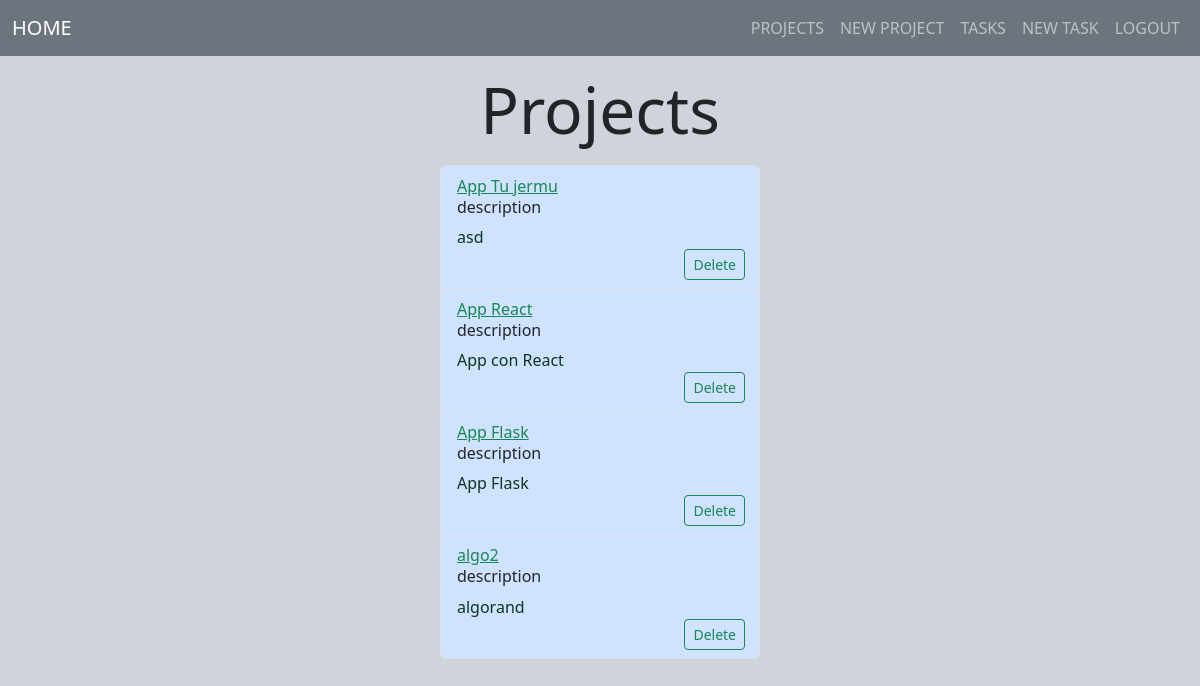
The page /projects/ (signed in) on the database its author committed.
### tasks/models.py (models this page shows, shortened)
class Project(models.Model):
    project_name = models.CharField(max_length=200)
    project_description=models.TextField(blank=True)
    project_user=models.ForeignKey(User, on_delete=models.CASCADE, null=True)
    project_date=models.DateField(auto_now_add=True, null=True)

### tasks/views.py (the view)
# urls.py: path('projects/', views.projects, name="projects"),
@login_required
def projects(request):
    projects = models.Project.objects.filter(project_user=request.user)
    return render(request, 'projects/projects.html', {
        'projects': projects
    })

### tasks/templates/projects/projects.html (shortened to what this page needs)
{% extends 'layouts/base.html' %}
{% load static %}
{% block content %}
<!DOCTYPE html>
<html lang="en">
<head>
</head>
<body>
    <h1 class="display-3 text-center">Projects</h1>
    <div class="d-flex p-2 justify-content-center">
    {% if projects %}
    <ul class="list-group " style="width: 20rem;">
        {% for project in projects %}
        <li class="list-group-item bg-primary-subtle" >
            <div style="width: 18rem;">
                <div class="card-body">
                  <a class="card-title text-success" href="{% url 'project-detail' project.id %}">{{project.project_name}}</a>
                  <h6 class="card-subtitle mb-2 text-">description</h6>
                  <p class="card-text text-success-emphasis">{{project.project_description}}</p>
                </div>
                <button class="btn btn-outline-success btn-sm d-flex justify-content-right" style="float:right; margin: right 0;" action="{% url 'project-delete' project.id %}">
                    Delete
                </button>
              </div>
        </li>
        {% endfor %}
    </ul>
    {% else %}
        <h2>0 Projects :D</h2>
    {% endif %}
    </div>
    {% endblock %}

### rows shown on the page
Project: project_name "App Tu jermu", project_description "asd"
Project: project_name "App React", project_description "App con React"
Project: project_name "App Flask", project_description "App Flask"
Project: project_name "algo2", project_description "algorand"
